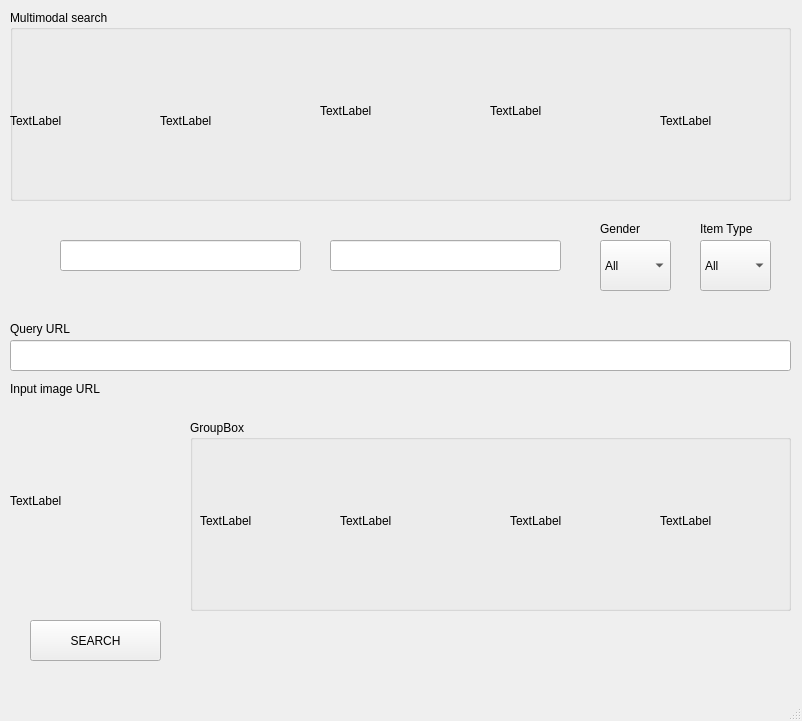
<?xml version="1.0" encoding="UTF-8"?>
<ui version="4.0">
 <class>MainWindow</class>
 <widget class="QMainWindow" name="MainWindow">
  <property name="enabled">
   <bool>true</bool>
  </property>
  <property name="geometry">
   <rect>
    <x>0</x>
    <y>0</y>
    <width>802</width>
    <height>721</height>
   </rect>
  </property>
  <property name="windowTitle">
   <string>MainWindow</string>
  </property>
  <widget class="QWidget" name="centralwidget">
   <widget class="QPushButton" name="pushButton">
    <property name="geometry">
     <rect>
      <x>30</x>
      <y>620</y>
      <width>131</width>
      <height>41</height>
     </rect>
    </property>
    <property name="text">
     <string>SEARCH</string>
    </property>
   </widget>
   <widget class="QComboBox" name="comboBox">
    <property name="geometry">
     <rect>
      <x>600</x>
      <y>240</y>
      <width>71</width>
      <height>51</height>
     </rect>
    </property>
    <item>
     <property name="text">
      <string>All</string>
     </property>
    </item>
    <item>
     <property name="text">
      <string>Men</string>
     </property>
    </item>
    <item>
     <property name="text">
      <string>Women</string>
     </property>
    </item>
    <item>
     <property name="text">
      <string>Unisex</string>
     </property>
    </item>
   </widget>
   <widget class="QComboBox" name="comboBox_2">
    <property name="geometry">
     <rect>
      <x>700</x>
      <y>240</y>
      <width>71</width>
      <height>51</height>
     </rect>
    </property>
    <item>
     <property name="text">
      <string>All</string>
     </property>
    </item>
    <item>
     <property name="text">
      <string>Sports</string>
     </property>
    </item>
    <item>
     <property name="text">
      <string>Casual</string>
     </property>
    </item>
   </widget>
   <widget class="QLineEdit" name="lineEdit">
    <property name="geometry">
     <rect>
      <x>10</x>
      <y>340</y>
      <width>781</width>
      <height>31</height>
     </rect>
    </property>
   </widget>
   <widget class="QLineEdit" name="lineEdit_2">
    <property name="geometry">
     <rect>
      <x>60</x>
      <y>240</y>
      <width>241</width>
      <height>31</height>
     </rect>
    </property>
   </widget>
   <widget class="QLineEdit" name="lineEdit_3">
    <property name="geometry">
     <rect>
      <x>330</x>
      <y>240</y>
      <width>231</width>
      <height>31</height>
     </rect>
    </property>
   </widget>
   <widget class="QGroupBox" name="groupBox">
    <property name="geometry">
     <rect>
      <x>10</x>
      <y>10</y>
      <width>781</width>
      <height>191</height>
     </rect>
    </property>
    <property name="title">
     <string>Multimodal search</string>
    </property>
    <widget class="QLabel" name="photo">
     <property name="geometry">
      <rect>
       <x>0</x>
       <y>30</y>
       <width>131</width>
       <height>161</height>
      </rect>
     </property>
     <property name="text">
      <string>TextLabel</string>
     </property>
    </widget>
    <widget class="QLabel" name="photo_2">
     <property name="geometry">
      <rect>
       <x>150</x>
       <y>30</y>
       <width>131</width>
       <height>161</height>
      </rect>
     </property>
     <property name="text">
      <string>TextLabel</string>
     </property>
    </widget>
    <widget class="QLabel" name="photo_3">
     <property name="geometry">
      <rect>
       <x>310</x>
       <y>20</y>
       <width>131</width>
       <height>161</height>
      </rect>
     </property>
     <property name="text">
      <string>TextLabel</string>
     </property>
    </widget>
    <widget class="QLabel" name="photo_4">
     <property name="geometry">
      <rect>
       <x>480</x>
       <y>20</y>
       <width>141</width>
       <height>161</height>
      </rect>
     </property>
     <property name="text">
      <string>TextLabel</string>
     </property>
    </widget>
    <widget class="QLabel" name="photo_5">
     <property name="geometry">
      <rect>
       <x>650</x>
       <y>30</y>
       <width>121</width>
       <height>161</height>
      </rect>
     </property>
     <property name="text">
      <string>TextLabel</string>
     </property>
    </widget>
   </widget>
   <widget class="QGroupBox" name="groupBox_2">
    <property name="geometry">
     <rect>
      <x>190</x>
      <y>420</y>
      <width>601</width>
      <height>191</height>
     </rect>
    </property>
    <property name="title">
     <string>GroupBox</string>
    </property>
    <widget class="QLabel" name="photo_7">
     <property name="geometry">
      <rect>
       <x>10</x>
       <y>20</y>
       <width>121</width>
       <height>161</height>
      </rect>
     </property>
     <property name="text">
      <string>TextLabel</string>
     </property>
    </widget>
    <widget class="QLabel" name="photo_8">
     <property name="geometry">
      <rect>
       <x>150</x>
       <y>20</y>
       <width>141</width>
       <height>161</height>
      </rect>
     </property>
     <property name="text">
      <string>TextLabel</string>
     </property>
    </widget>
    <widget class="QLabel" name="photo_9">
     <property name="geometry">
      <rect>
       <x>320</x>
       <y>20</y>
       <width>131</width>
       <height>161</height>
      </rect>
     </property>
     <property name="text">
      <string>TextLabel</string>
     </property>
    </widget>
    <widget class="QLabel" name="photo_10">
     <property name="geometry">
      <rect>
       <x>470</x>
       <y>20</y>
       <width>121</width>
       <height>161</height>
      </rect>
     </property>
     <property name="text">
      <string>TextLabel</string>
     </property>
    </widget>
   </widget>
   <widget class="QLabel" name="photo_6">
    <property name="geometry">
     <rect>
      <x>10</x>
      <y>410</y>
      <width>171</width>
      <height>181</height>
     </rect>
    </property>
    <property name="text">
     <string>TextLabel</string>
    </property>
   </widget>
   <widget class="QLabel" name="label">
    <property name="enabled">
     <bool>true</bool>
    </property>
    <property name="geometry">
     <rect>
      <x>600</x>
      <y>220</y>
      <width>67</width>
      <height>17</height>
     </rect>
    </property>
    <property name="text">
     <string>Gender</string>
    </property>
    <property name="scaledContents">
     <bool>false</bool>
    </property>
    <property name="wordWrap">
     <bool>false</bool>
    </property>
    <property name="openExternalLinks">
     <bool>false</bool>
    </property>
   </widget>
   <widget class="QLabel" name="label_2">
    <property name="geometry">
     <rect>
      <x>700</x>
      <y>220</y>
      <width>67</width>
      <height>17</height>
     </rect>
    </property>
    <property name="text">
     <string>Item Type</string>
    </property>
   </widget>
   <widget class="QLabel" name="label_3">
    <property name="geometry">
     <rect>
      <x>10</x>
      <y>320</y>
      <width>67</width>
      <height>17</height>
     </rect>
    </property>
    <property name="text">
     <string>Query URL</string>
    </property>
   </widget>
   <widget class="QLabel" name="label_4">
    <property name="geometry">
     <rect>
      <x>10</x>
      <y>380</y>
      <width>111</width>
      <height>17</height>
     </rect>
    </property>
    <property name="text">
     <string>Input image URL</string>
    </property>
   </widget>
  </widget>
  <widget class="QMenuBar" name="menubar">
   <property name="geometry">
    <rect>
     <x>0</x>
     <y>0</y>
     <width>802</width>
     <height>22</height>
    </rect>
   </property>
  </widget>
  <widget class="QStatusBar" name="statusbar"/>
 </widget>
 <resources/>
 <connections/>
</ui>
